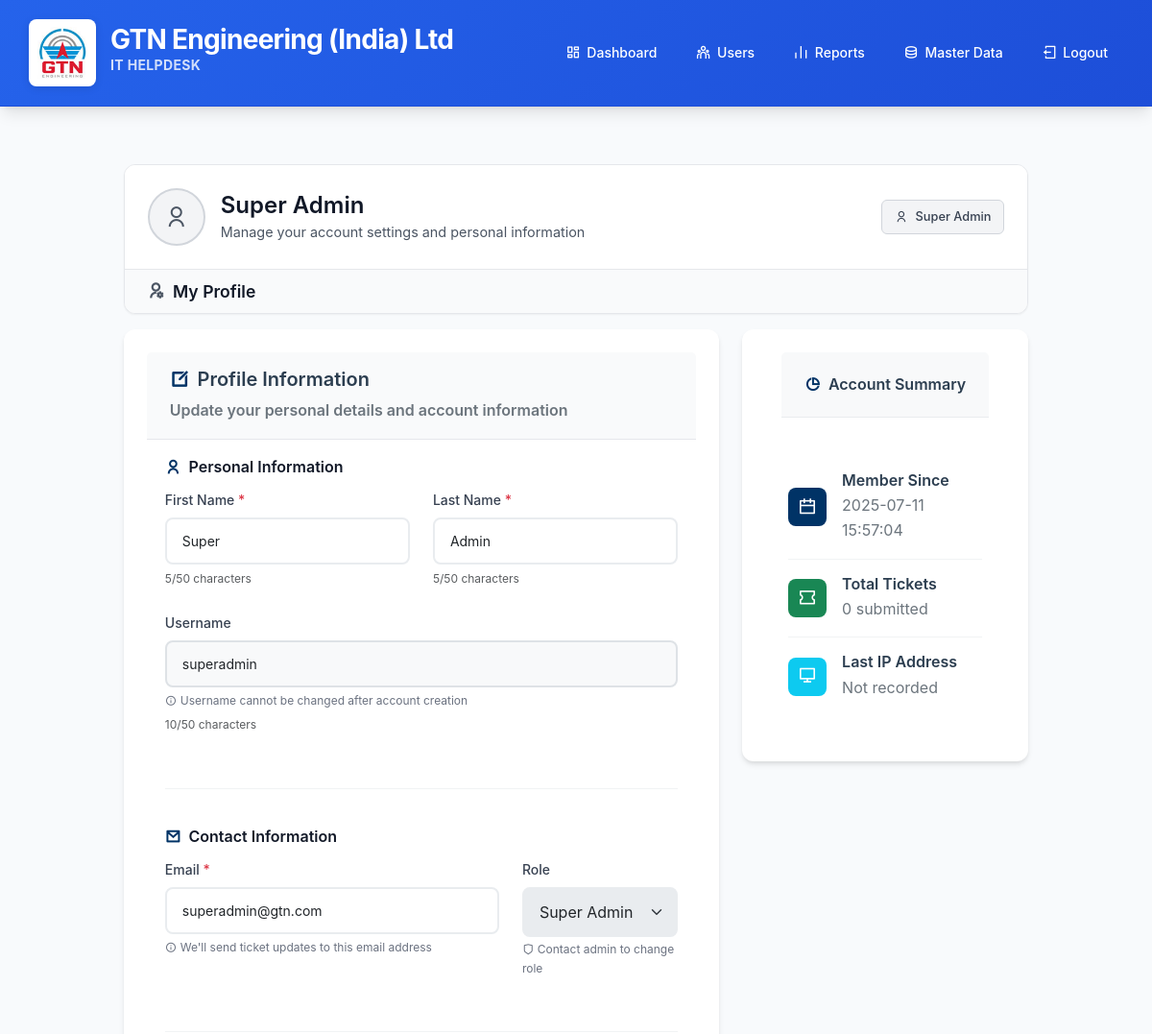
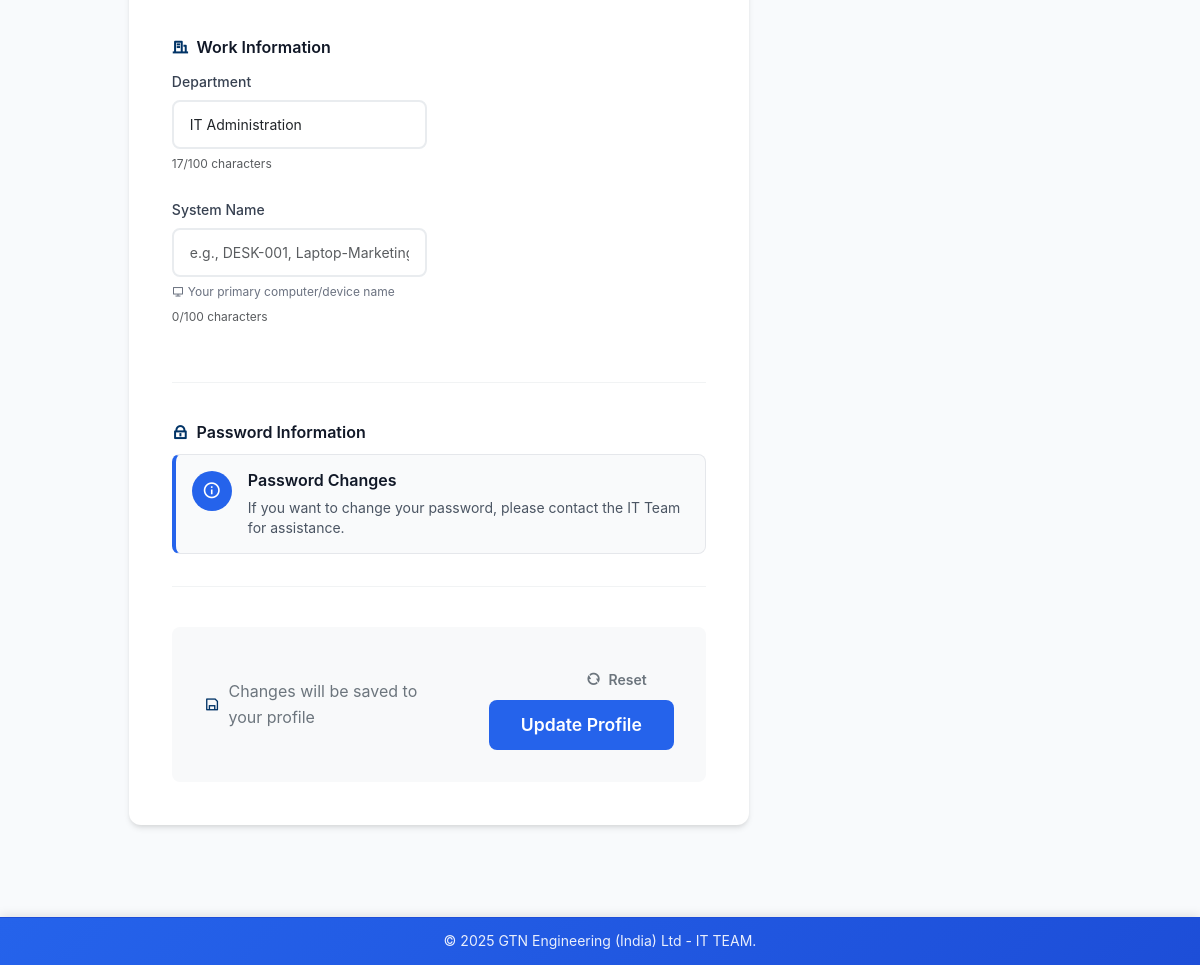
Page /user-profile (signed in) on the committed database (2 pictures, top to bottom).
### models.py (models this page shows, shortened)
class User(db.Model):
    __tablename__ = 'users'
    id = db.Column(db.Integer, primary_key=True)
    username = db.Column(db.String(80), unique=True, nullable=False)
    email = db.Column(db.String(120), unique=True, nullable=False)
    password_hash = db.Column(db.String(256), nullable=False)
    first_name = db.Column(db.String(50), nullable=False)
    last_name = db.Column(db.String(50), nullable=False)
    department = db.Column(db.String(100), nullable=True)
    specialization = db.Column(db.String(50), nullable=True)  # Hardware, Software
    role = db.Column(db.String(50), nullable=False, default='user')  # user, super_admin
    ip_address = db.Column(db.String(45), nullable=True)  # IPv4/IPv6
    system_name = db.Column(db.String(100), nullable=True)
    profile_image = db.Column(db.String(200), nullable=True)
    created_at = db.Column(db.DateTime, default=datetime.utcnow)
    tickets = db.relationship('Ticket', backref='user', lazy=True, foreign_keys='Ticket.user_id')
    assigned_tickets = db.relationship('Ticket', backref='assignee', lazy=True, foreign_keys='Ticket.assigned_to')
    assignments_made = db.relationship('Ticket', backref='assigner', lazy=True, foreign_keys='Ticket.assigned_by')
    @property
    def full_name(self):
        return f"{self.first_name} {self.last_name}"
    @property
    def is_super_admin(self):
        return self.role == 'super_admin'

### routes.py (the view)
    def decorated_function(*args, **kwargs):
        if not is_logged_in():
            flash('Please log in to access this page.', 'warning')
            return redirect(url_for('common_login'))
        return f(*args, **kwargs)

### templates/user_profile.html (shortened to what this page needs)
{% extends "base.html" %}
{% block content %}
<div class="container-fluid">
    <div class="row justify-content-center">
        <div class="col-12 col-xl-10">
            <div class="lite-profile-header mb-3">
                <div class="profile-banner-lite">
                    <div class="profile-info-section-lite">
                        <div class="profile-avatar-lite">
                            <div class="avatar-circle-lite">
                                <i class="ri-user-line"></i>
                            </div>
                        </div>
                        <div class="profile-details-lite">
                            <h1 class="profile-name-lite">{{ user.full_name }}</h1>
                            <p class="profile-subtitle-lite">Manage your account settings and personal information</p>
                        </div>
                    </div>
                    <div class="profile-badge-section-lite">
                        <div class="user-role-badge-lite">
                            <i class="ri-user-line"></i>
                            <span>{{ user.role.replace('_', ' ').title() }}</span>
                        </div>
                    </div>
                </div>
                <div class="profile-title-section-lite">
                    <h2 class="section-title-lite">
                        <i class="ri-user-settings-line"></i>
                        My Profile
                    </h2>
                </div>
            </div>
            <div class="row">
                <div class="col-lg-8">
                    <div class="card profile-card">
                        <div class="card-header">
                            <h5 class="card-title mb-0">
                                <i class="ri-edit-box-line text-primary"></i>
                                Profile Information
                            </h5>
                            <p class="card-subtitle">Update your personal details and account information</p>
                        </div>
                        <div class="card-body">
                            <form method="POST" enctype="multipart/form-data" id="profileForm">
                                <div class="form-section">
                                    <h6 class="section-title">
                                        <i class="ri-user-line text-primary"></i>
                                        Personal Information
                                    </h6>
                                    <div class="row">
                                        <div class="col-md-6">
                                            <div class="form-group">
                                                <label class="form-label required">{{ form.first_name.label.text }}</label>
                                                {{ form.first_name(class="form-control" + (" is-invalid" if form.first_name.errors else ""), placeholder="Enter your first name", readonly=(not user.is_super_admin)) }}
                                            </div>
                                        </div>
                                        <div class="col-md-6">
                                            <div class="form-group">
                                                <label class="form-label required">{{ form.last_name.label.text }}</label>
                                                {{ form.last_name(class="form-control" + (" is-invalid" if form.last_name.errors else ""), placeholder="Enter your last name", readonly=(not user.is_super_admin)) }}
                                            </div>
                                        </div>
                                    </div>
                                    <div class="form-group">
                                        <label class="form-label">{{ form.username.label.text }}</label>
                                        {{ form.username(class="form-control" + (" is-invalid" if form.username.errors else ""), readonly=true) }}
                                        <div class="form-text">
                                            <i class="ri-information-line"></i>
                                            Username cannot be changed after account creation
                                        </div>
                                    </div>
                                </div>
                                <div class="form-section">
                                    <h6 class="section-title">
                                        <i class="ri-mail-line text-primary"></i>
                                        Contact Information
                                    </h6>
                                    <div class="row">
                                        <div class="col-md-8">
                                            <div class="form-group">
                                                <label class="form-label required">{{ form.email.label.text }}</label>
                                                {{ form.email(class="form-control" + (" is-invalid" if form.email.errors else ""), placeholder="Enter your email address", readonly=(not user.is_super_admin)) }}
                                                <div class="form-text">
                                                    <i class="ri-information-line"></i>
                                                    We'll send ticket updates to this email address
                                                </div>
                                            </div>
                                        </div>
                                        <div class="col-md-4">
                                            <div class="form-group">
                                                <label class="form-label">{{ form.role.label.text }}</label>
                                                {{ form.role(class="form-select" + (" is-invalid" if form.role.errors else ""), disabled=true) }}
                                                <div class="form-text">
                                                    <i class="ri-shield-line"></i>
                                                    Contact admin to change role
                                                </div>
                                            </div>
                                        </div>
                                    </div>
                                </div>
                                <div class="form-section">
                                    <h6 class="section-title">
                                        <i class="ri-building-line text-primary"></i>
                                        Work Information
                                    </h6>
                                    <div class="row">
                                        <div class="col-md-6">
                                            <div class="form-group">
                                                <label class="form-label">{{ form.department.label.text }}</label>
                                                {{ form.department(class="form-control" + (" is-invalid" if form.department.errors else ""), placeholder="e.g., Engineering, Marketing", readonly=(not user.is_super_admin)) }}
                                            </div>
                                        </div>
                                    </div>
                                    <div class="row">
                                        <div class="col-md-6">
                                            <div class="form-group">
                                                <label class="form-label">{{ form.system_name.label.text }}</label>
                                                {{ form.system_name(class="form-control" + (" is-invalid" if form.system_name.errors else ""), placeholder="e.g., DESK-001, Laptop-Marketing", readonly=(not user.is_super_admin)) }}
                                                <div class="form-text">
                                                    <i class="ri-computer-line"></i>
                                                    Your primary computer/device name
                                                </div>
                                            </div>
                                        </div>
                                    </div>
                                </div>
                                <div class="form-section">
                                    <h6 class="section-title">
                                        <i class="ri-lock-line text-primary"></i>
                                        Password Information
                                    </h6>
                                    <div class="password-info-card">
                                        <div class="info-icon">
                                            <i class="ri-information-line"></i>
                                        </div>
                                        <div class="info-content">
                                            <h6>Password Changes</h6>
                                            <p>If you want to change your password, please contact the IT Team for assistance.</p>
                                        </div>
                                    </div>
                                </div>
                                <div class="form-actions">
                                    <div class="row align-items-center">
                                        <div class="col-md-6">
                                            <div class="save-info">
                                                <i class="ri-save-line text-primary"></i>
                                                <span>Changes will be saved to your profile</span>
                                            </div>
                                        </div>
                                        <div class="col-md-6 text-md-end">
                                            <button type="button" class="btn btn-outline-secondary me-2" onclick="resetForm()">
                                                <i class="ri-refresh-line"></i>
                                                Reset
                                            </button>
                                            {% if user.is_super_admin %}
                                                {{ form.submit(class="btn btn-primary btn-lg") }}
                                            {% else %}
                                                <button type="button" class="btn btn-secondary btn-lg" disabled>
                                                    <i class="ri-lock-line"></i>
                                                    Edit Restricted
                                                </button>
                                            {% endif %}
                                        </div>
                                    </div>
                                </div>
                            </form>
                        </div>
                    </div>
                </div>
                <div class="col-lg-4">
                    <div class="profile-stats-section">
                        <div class="card stats-card">
                            <div class="card-header">
                                <h6 class="card-title mb-0">
                                    <i class="ri-pie-chart-line text-primary"></i>
                                    Account Summary
                                </h6>
                            </div>
                            <div class="card-body">
                                <div class="stat-item">
                                    <div class="stat-icon bg-primary">
                                        <i class="ri-calendar-line"></i>
                                    </div>
                                    <div class="stat-content">
                                        <h6>Member Since</h6>
                                        <p>{{ user.created_at | to_ist }}</p>
                                    </div>
                                </div>
                                <div class="stat-item">
                                    <div class="stat-icon bg-success">
                                        <i class="ri-ticket-line"></i>
                                    </div>
                                    <div class="stat-content">
                                        <h6>Total Tickets</h6>
                                        <p>{{ user_stats.total_tickets }} submitted</p>
                                    </div>
                                </div>
                                <div class="stat-item">
                                    <div class="stat-icon bg-info">
                                        <i class="ri-computer-line"></i>
                                    </div>
                                    <div class="stat-content">
                                        <h6>Last IP Address</h6>
                                        <p>{{ user.ip_address or 'Not recorded' }}</p>
                                    </div>
                                </div>
                            </div>
                        </div>
                    </div>
                </div>
            </div>
        </div>
    </div>
</div>
{% endblock %}

### rows in the picture
User: full_name "Super Admin", role.replace "Super Admin", first_name "Super", last_name "Admin", username "superadmin", email "superadmin@gtn.com", role "Super Admin", department "IT Administration", created_at|to_ist "2025-07-11 15:57:04", ip_address "Not recorded"

### other values in the picture
{{ user_stats.total_tickets }} "0"
